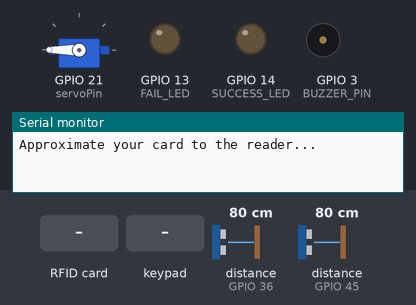
Recording of a program running on a simulated ESP32-S3. Parts: servo, output pins drawn as LEDs (lit = HIGH), buzzer (waves = sounding), the last lines printed to the serial monitor. The inputs (shaded band) are chosen by the test bench; at power-on: distance to the obstacle (sensors on GPIO 36, GPIO 45) 80 cm. The echo pulse lasts 58.3 µs per cm; pins used as bus, display or sensor lines are not drawn.

Above: at 1.2 s.
1.3 s: RFID card 5E 7A 19 C4 held to the reader
3.2 s: keypad keys 4 0 3 9 3 8 3 7 pressed 0.4 s apart
At 6.4 s:
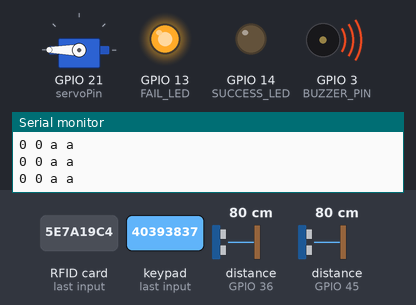
8.0 s: keypad keys 4 0 3 9 3 8 3 7 # pressed 0.4 s apart
At 9.6 s:
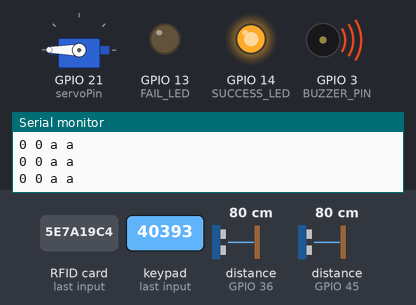
At 10.8 s:
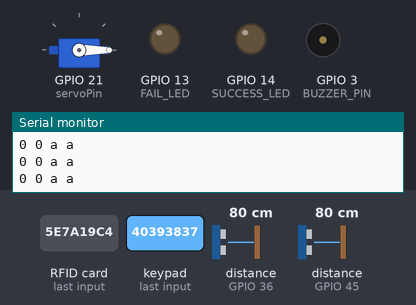
13.1 s: distance to the obstacle (sensor on GPIO 36) set to 18 cm
14.6 s: distance to the obstacle (sensor on GPIO 36) set to 14 cm
16.7 s: distance to the obstacle (sensor on GPIO 45) set to 17 cm
18.2 s: distance to the obstacle (sensor on GPIO 45) set to 13 cm
Timing chart, 0 to 20.9 s (numbered marks = the images above; inputs shaded):
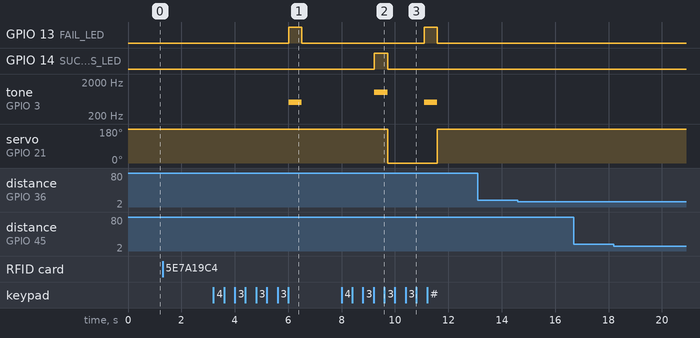

Measured:
- after the input at 3.2 s, GPIO 13 (FAIL_LED): LOW → HIGH after 2.8 s, → LOW 0.50 s later; tone on GPIO 3 (BUZZER_PIN): silent → 500 Hz after 2.8 s, → silent 0.50 s later
- after the input at 8.0 s, GPIO 13 (FAIL_LED): LOW → HIGH after 3.1 s, → LOW 0.50 s later; GPIO 14 (SUCCESS_LED): LOW → HIGH after 1.2 s, → LOW 0.50 s later; tone on GPIO 3 (BUZZER_PIN): silent → 1000 Hz after 1.2 s, → silent 0.50 s later, → 500 Hz 1.4 s later, → silent 0.50 s later; servo on GPIO 21 (servoPin): 180° → 0° after 1.7 s, → 180° 1.9 s later

The program:

main.cpp
```cpp
#include <Arduino.h>
#include <Keypad.h>
#include <SPI.h>
#include <MFRC522.h>
#include <time.h>
#include <ESP32PWM.h>
#include <ESP32Servo.h>

#define num_rows 4
#define num_cols 4

#define BUZZER_PIN 3
#define SS_PIN 17
#define RST_PIN 4
#define MISO_PIN 6
#define MOSI_PIN 7
#define SCK_PIN 15
#define SUCCESS_LED 14
#define FAIL_LED 13

#define trig1 35
#define echo1 36
#define trig2 48
#define echo2 45
#define THRESHOLD 15
#define LOWCOUNT 7
#define servoPin 21

bool insideLow = false;
bool outsideLow = false;
int insideLowCount = 0;
int outsideLowCount = 0;
char flipflopvar[2];

Servo lock;
bool lockStat; // false if unlocked

int count = 0;
String x = "";
MFRC522 mfrc522(SS_PIN, RST_PIN);   // Create MFRC522 instance.

String pass = "";
String correct_pass = "";

bool RFID_set = false;

byte row_pins[num_rows] = {1, 2, 42, 41};
byte col_pins[num_cols] = {40, 39, 38, 37};
char keys[num_rows][num_cols] = {
  {'1', '2', '3', 'A'},
  {'4', '5', '6', 'B'},
  {'7', '8', '9', 'C'},
  {'*', '0', '#', 'D'}
};

Keypad k = Keypad(makeKeymap(keys), row_pins, col_pins, num_rows, num_cols);

void unlockSuccessEvent();
void unlockFailEvent();

int flipflop(char input){
  // if(input == 'a'){
  //   flipflopvar = 'a';
  // }
  // if(flipflopvar == 'a' || flipflopvar == input){
  //     flipflopvar = input;
  //     return -1;
  // } else {
  //   if(flipflopvar == 'o' && input == 'i'){
  //     printf("Going Inside\n");
  //     return 1;
  //   }
  //   if(flipflopvar == 'i' && input == 'o'){
  //     printf("Going Outside\n");
  //     return 0;
  //   }
  //   return -1;
  // }
  if(input == 'a' && flipflopvar[0] != 'a' && flipflopvar[1] != 'a'){
    flipflopvar[0] = 'a';
    flipflopvar[1] = 'a';
  }
  if(flipflopvar[0] == 'a' || flipflopvar[0] == input) flipflopvar[0] = input;
  else if(flipflopvar[1] == 'a' || flipflopvar[1] == input) flipflopvar[1] = input;

  if(flipflopvar[0] == 'o' && flipflopvar[1] == 'i'){
    printf("Going Inside\n");
    return 1;
  }
  if(flipflopvar[0] == 'i' && flipflopvar[1] == 'o'){
    printf("Going Outside\n");
    return 0;
  }
  return -1;
}

void setup() {
  Serial.begin(115200);
  pinMode(13, OUTPUT);
  pinMode(14, OUTPUT);
  pinMode(trig1, OUTPUT);
  pinMode(echo1, INPUT);
  pinMode(trig2, OUTPUT);
  pinMode(echo2, INPUT);
  SPI.begin(SCK_PIN, MISO_PIN, MOSI_PIN, SS_PIN);      // Initiate  SPI bus
  mfrc522.PCD_Init();   // Initiate MFRC522
  Serial.println("Approximate your card to the reader...");
  Serial.println();
  flipflopvar[0] = 'a';
  flipflopvar[1] = 'a';
	lock.setPeriodHertz(50);    // standard 50 hz servo
	lock.attach(servoPin, 1000, 2000); // attaches the servo on pin 18 to the servo object
  lock.write(180);
}

void loop() {
  if(RFID_set) {
    if(correct_pass.length() < 4) {
      char key = k.getKey();
      if(key) {
        correct_pass.concat(key);
      }
    }
    else {
      digitalWrite(trig1, LOW);
      delayMicroseconds(2);
      digitalWrite(trig1, HIGH);
      delayMicroseconds(10);
      digitalWrite(trig1, LOW);
      float distance1 = (pulseIn(echo1, HIGH) * 0.0343) / 2;

      digitalWrite(trig2, LOW);
      delayMicroseconds(2);
      digitalWrite(trig2, HIGH);
      delayMicroseconds(10);
      digitalWrite(trig2, LOW);
      float distance2 = (pulseIn(echo2, HIGH) * 0.0343) / 2;

      if(distance1 < THRESHOLD){
        insideLow = true;
        if(insideLowCount < LOWCOUNT) insideLowCount++;
      } else {
        insideLow = false;
        insideLowCount = 0;
      }

      if(distance2 < THRESHOLD){
        outsideLow = true;
        if(outsideLowCount < LOWCOUNT) outsideLowCount++;
      } else {
        outsideLow = false;
        outsideLowCount = 0;
      }

      printf("%d %d %c %c\n", insideLowCount, outsideLowCount, flipflopvar[0], flipflopvar[1]);

      int retVal;
      if(outsideLowCount == LOWCOUNT){
        retVal = flipflop('o');
      } else if(insideLowCount == LOWCOUNT){
        retVal = flipflop('i');
      } else {
        flipflop('a');
      }

      if(retVal == 1 && lockStat == true){
        tone(BUZZER_PIN, 2000); // Play 500 Hz tone
        delay(1000);            // Let it play for 200ms
        noTone(BUZZER_PIN);     // Stop the tone
        flipflop('a');
      }

      delay(5);

      if (!mfrc522.PICC_IsNewCardPresent()) {
        char key = k.getKey();
        if(key) {
          pass.concat(key);
        }
        if(pass.length() == 4) {
          if(pass.equals(correct_pass)) {
            unlockSuccessEvent();
          }
          else {
            unlockFailEvent();
          }
          pass.clear();
        }
        return;
      }
      // Select one of the cards
      if (!mfrc522.PICC_ReadCardSerial())  {
        return;
      }
      String content= "";
      byte letter;
      for (byte i = 0; i < mfrc522.uid.size; i++)  {
        content.concat(String(mfrc522.uid.uidByte[i] < 0x10 ? " 0" : " "));
        content.concat(String(mfrc522.uid.uidByte[i], HEX));
      }
      content.toUpperCase();
      if (content.substring(1).equalsIgnoreCase(x.substring(1))) //change here the UID of the card/cards that you want to give access
      {
        unlockSuccessEvent();
      }

      else {
        unlockFailEvent();
      }

      pass.clear();
      printf("Password: %s Correct Password: %s%c", pass, correct_pass, '\n');
    }
  }
  else {
    if (!mfrc522.PICC_IsNewCardPresent())
    {
      return;
    }
    // Select one of the cards
    if (!mfrc522.PICC_ReadCardSerial())
    {
      return;
    }

    for (byte i = 0; i < mfrc522.uid.size; i++)
    {
      x.concat(String(mfrc522.uid.uidByte[i] < 0x10 ? " 0" : " "));
      x.concat(String(mfrc522.uid.uidByte[i], HEX));
    }

    RFID_set = true;
  }
  printf("Password: %s Correct Password: %s%c", pass, correct_pass, '\n');
}

void setPass(String s) {
  correct_pass = s;
}

void unlockSuccessEvent() {
  tone(BUZZER_PIN, 1000); // Play 1000 Hz tone
  digitalWrite(SUCCESS_LED, HIGH); // Turn Unlock indicator LED on
  delay(500);             // Let it play for 200ms
  //implement unlocking
  lock.write(0);
  lockStat = false;
  digitalWrite(SUCCESS_LED, LOW); // Turn Unlock indicator LED OFF
  noTone(BUZZER_PIN);     // Stop the tone
  delay(500);             // Wait before next beep
}

void unlockFailEvent() {
  tone(BUZZER_PIN, 500); // Play 500 Hz tone
  digitalWrite(FAIL_LED, HIGH);
  delay(500);             // Let it play for 200ms
  lock.write(180);
  lockStat = true;
  noTone(BUZZER_PIN);     // Stop the tone
  digitalWrite(FAIL_LED, LOW);
  delay(500);             // Wait before next beep
}
```
